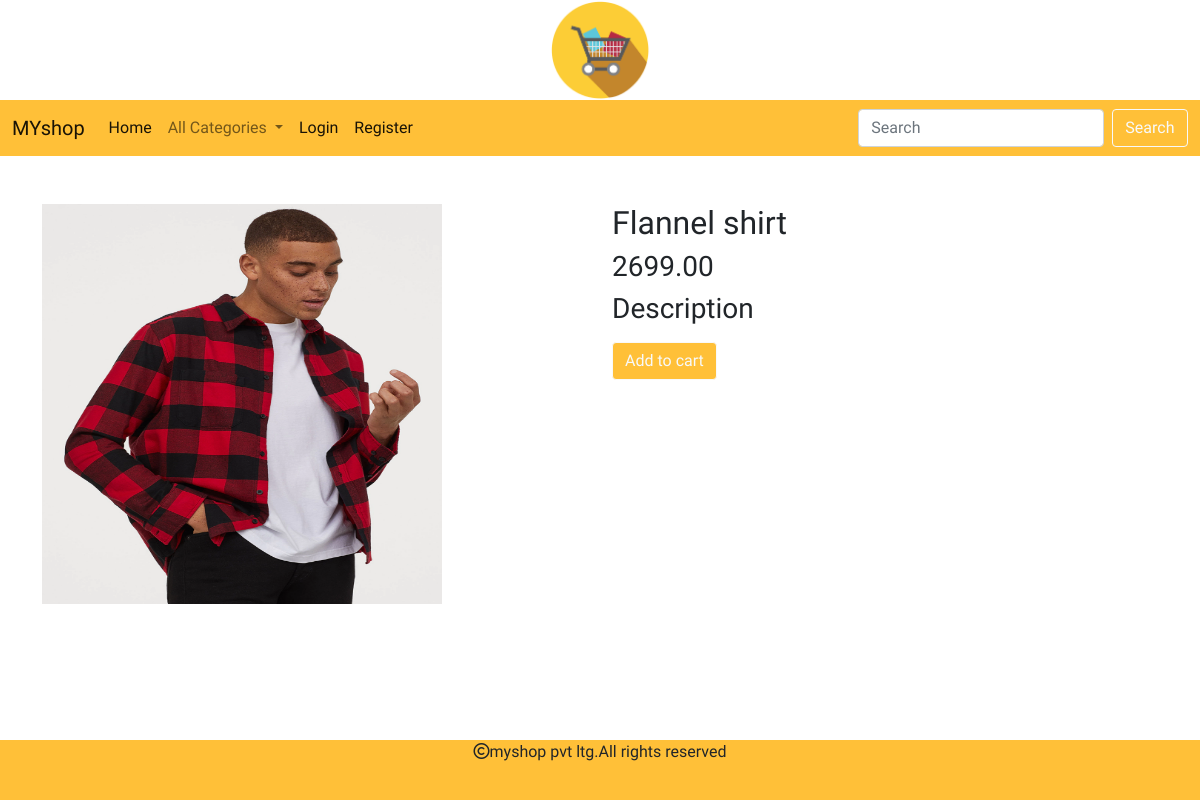
The app's page /details/flannel-shirt with its own data.
### shop/models.py (models this page shows, shortened)
class Product(models.Model):
    name=models.CharField(max_length=200,unique=True)
    slug=models.SlugField(max_length=250,unique=True)
    description=models.TextField(blank=True)
    price=models.DecimalField(max_digits=10,decimal_places=2)
    category=models.ForeignKey(Category,on_delete=models.CASCADE)
    image=models.ImageField(upload_to='img/product',null=True,blank=True)
    stock=models.IntegerField()
    available=models.BooleanField(default=True)
    created=models.DateTimeField(auto_now_add=True)
    updated=models.DateTimeField(auto_now=True)

### shop/views.py (the view)
# urls.py: path('details/<slug:p>',views.details,name="details"),
def details(request,p):
    e=Product.objects.get(slug=p)
    return render(request,'details.html',{'e':e})

### cart/context_processors.py (called while the page is built, shortened)
def counter(request):
    item_count=0
    return {'item_count':item_count}

### shop/context_processors.py (called while the page is built)
def menu_links(request):
    links=Category.objects.all()
    return {'links':links}

### templates/details.html (shortened to what this page needs)
{% extends 'base.html' %}
{% load static %}
{% block content %}
<div class="container" style="margin-bottom:100px;">
  <div class="row">
    <div class="col-sm-6 mt-5">
      <img src="{{e.image.url}}" height="400px" width="400px">
    </div>
    <div class="col-sm-6 mt-5">
      <h2>{{e.name}}</h2>
      <h3>{{e.price}}</h3>
      <h3>Description</h3>
      {% if e.stock <= 0 %}
      <h2>Out of stock</h2>
      {% else %}
      <a href="{% url 'cart:add_cart' e.id %}" class="btn btn-primary btn-outline-light">Add to cart</a>
      {% endif %}
    </div>
  </div>
</div>
{% endblock %}

### static/css/custom.css (style rules this page uses)
body { font-family: 'Belanosima', sans-serif; }

### templates/base.html (style rules this page uses)
.btn-primary { background-color:#ffc038; }

### records on screen
Product: image (picture), name "Flannel shirt", price "2699.00"
